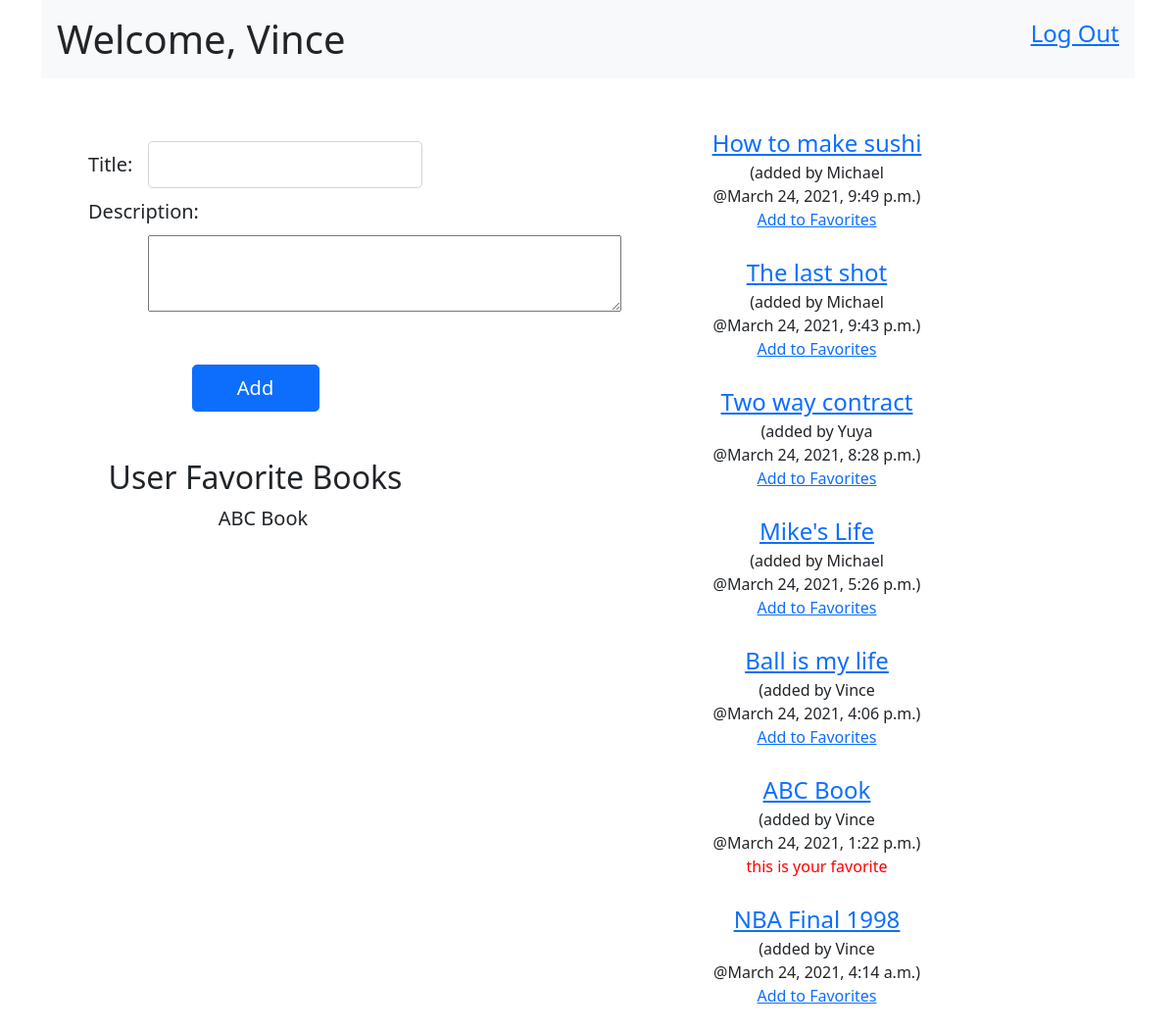
The page /books/ (signed in) on the database its author committed.
### login_app/models.py (models this page shows)
class Users(models.Model):
    first_name = models.CharField(max_length=45)
    last_name = models.CharField(max_length=45)
    email = models.CharField(max_length=255)
    password = models.CharField(max_length=255)
    created_at = models.DateTimeField(auto_now_add=True)
    updated_at = models.DateTimeField(auto_now=True)
    objects = UsersManager()

### favorite_books_app/models.py (models this page shows)
class Books(models.Model):
    title = models.CharField(max_length=100)
    description = models.TextField()
    uploaded_by = models.ForeignKey(Users, related_name="books_uploaded", on_delete=models.CASCADE)
    users_who_like = models.ManyToManyField(Users, related_name="liked_books")
    created_at = models.DateTimeField(null=True, auto_now_add=True)
    updated_at = models.DateTimeField(null=True, auto_now=True)
    objects = BooksManager()

### favorite_books_app/views.py (the view)
# urls.py: path('', views.index),
def index(request):
    user =  Users.objects.get(id=request.session['userid'])
    books =  Books.objects.all().order_by('-updated_at')
    like_books = user.liked_books.all()
    context = {
        'user': user,
        'books': books,
        'like_books': like_books,
    }
    return render(request, 'base.html', context)

### favorite_books_app/templates/base.html (shortened to what this page needs)
<!DOCTYPE html>
<html lang="en">
<head>
    <link href="https://cdn.jsdelivr.net/npm/bootstrap@5.0.0-beta2/dist/css/bootstrap.min.css" rel="stylesheet">
</head>
<body>
    <div class="container">
        <div class="header d-flex justify-content-between bg-light">
            <h1 class="m-3">Welcome, {{user.first_name}}</h1>
            <a href="/books/logout" class="m-3 fs-4">Log Out</a>
        </div>
        <div class="row mt-5 gx-5 text-center">
            <div class="col-md-5">
                <form action="/books/create" method="POST">
                    <div class="container">
                        <div class="row">
                            <label for="colFormLabelLg" class="col-sm-2 col-form-label col-form-label-lg">Title:</label>
                            <div class="col-sm-10">
                                <input type="text" class="form-control form-control-lg" id="colFormLabelLg" name="title">
                            </div>
                        </div>
                        <div class="row">
                            <label for="colFormLabelLg" class="col-sm-2 col-form-label col-form-label-lg">Description:</label>
                            <div class="col-sm-10 mt-5">
                                <textarea name="description" id="" cols="50" rows="3"></textarea>
                            </div>
                        </div>
                    </div>
                    <button type="submit" class="btn btn-primary btn-lg mt-5" style="width: 130px;">Add</button>
                </form>
                <h2 class="mt-5">User Favorite Books</h2>
                <ul>
                    {% for like_book in like_books %}
                    <li class="fs-5" style="list-style: none;">
                        <span class="me-3">{{like_book.title}}</span>
                    </li>
                    {% endfor %}
                </ul>
            </div>
            <div class="col-md-5" style="padding-left: 200px;">
                {% for book in books %}
                    <div>
                        <a class="fs-4" href="/books/{{book.id}}">{{book.title}}</a>
                        <p style="margin-bottom: 0px;">(added by {{book.uploaded_by.first_name}}<br>@{{book.updated_at}})</p>
                    </div>
                    <div class="mb-4">
                        {% if user in book.users_who_like.all %}
                            <span style="color: red">this is your favorite</span>
                        {% else %}
                            <a href="/books/{{book.id}}/add_favorite">Add to Favorites</a>
                        {% endif %}
                    </div>
                {% endfor %}
            </div>
        </div>
    </div>
</body>
</html>

### rows shown on the page
Users: first_name "Vince"
Books: title "ABC Book", uploaded_by.first_name "Vince", updated_at "March 24, 2021, 1:22 p.m.", shows "this is your favorite"
Books: title "How to make sushi", uploaded_by.first_name "Michael", updated_at "March 24, 2021, 9:49 p.m."
Books: title "The last shot", uploaded_by.first_name "Michael", updated_at "March 24, 2021, 9:43 p.m."
Books: title "Two way contract", uploaded_by.first_name "Yuya", updated_at "March 24, 2021, 8:28 p.m."
Books: title "Mike's Life", uploaded_by.first_name "Michael", updated_at "March 24, 2021, 5:26 p.m."
Books: title "Ball is my life", uploaded_by.first_name "Vince", updated_at "March 24, 2021, 4:06 p.m."
Books: title "NBA Final 1998", uploaded_by.first_name "Vince", updated_at "March 24, 2021, 4:14 a.m."
